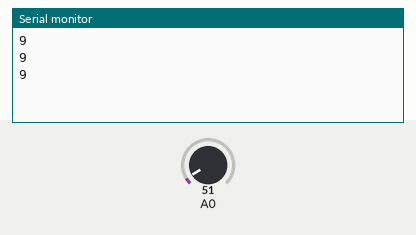
This sketch was run on a simulated Arduino Uno, built with avr-gcc and run on an emulated ATmega328P. On the bench: the last lines printed to the serial monitor. The test bench sets the inputs (shaded band); at power-on: A0 = 51.

Above: at 1.3 s.
1.4 s: A0 set to 61
At 1.9 s:
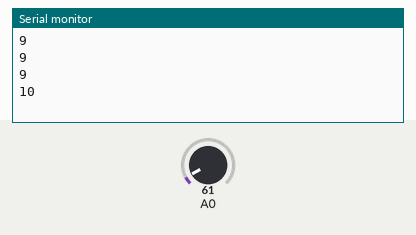
2.9 s: A0 set to 71
At 3.4 s:
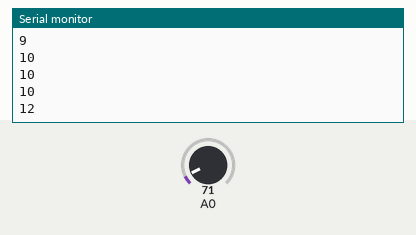
Timing chart, 0 to 5.9 s (numbered marks = the images above; inputs shaded):
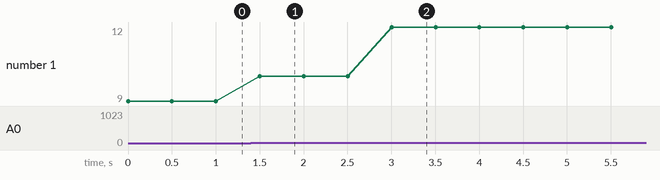

The sketch:

Sensor_lm35.ino
```cpp
int dato;
int temperatura;

void setup() {
  Serial.begin(9600);
  pinMode(A0,INPUT);


}

void loop() {
  //Rango de voltaje de Arduino ==> 0 a 5v ==> en ml V ==> 0 a 5000
  //Rango del sensor lm35 0 a 1023
  // S                 A
 //  0                 0
 // 1023               5000.0
 // dato               x
//Temperatura = (dato * 5000)/1023)10

dato = analogRead (A0);
temperatura = map(dato,0,1023,2,150);
Serial.println (temperatura);
delay(500);
}
```

Measured:
- after the input at 1.4 s, the serial monitor: prints a new line after 0.10 s (image 1)
- after the input at 2.9 s, the serial monitor: prints a new line after 0.10 s (image 2)
- plotted number 1: 9 → 10 after the input at 1.4 s, 10 → 12 after the input at 2.9 s
